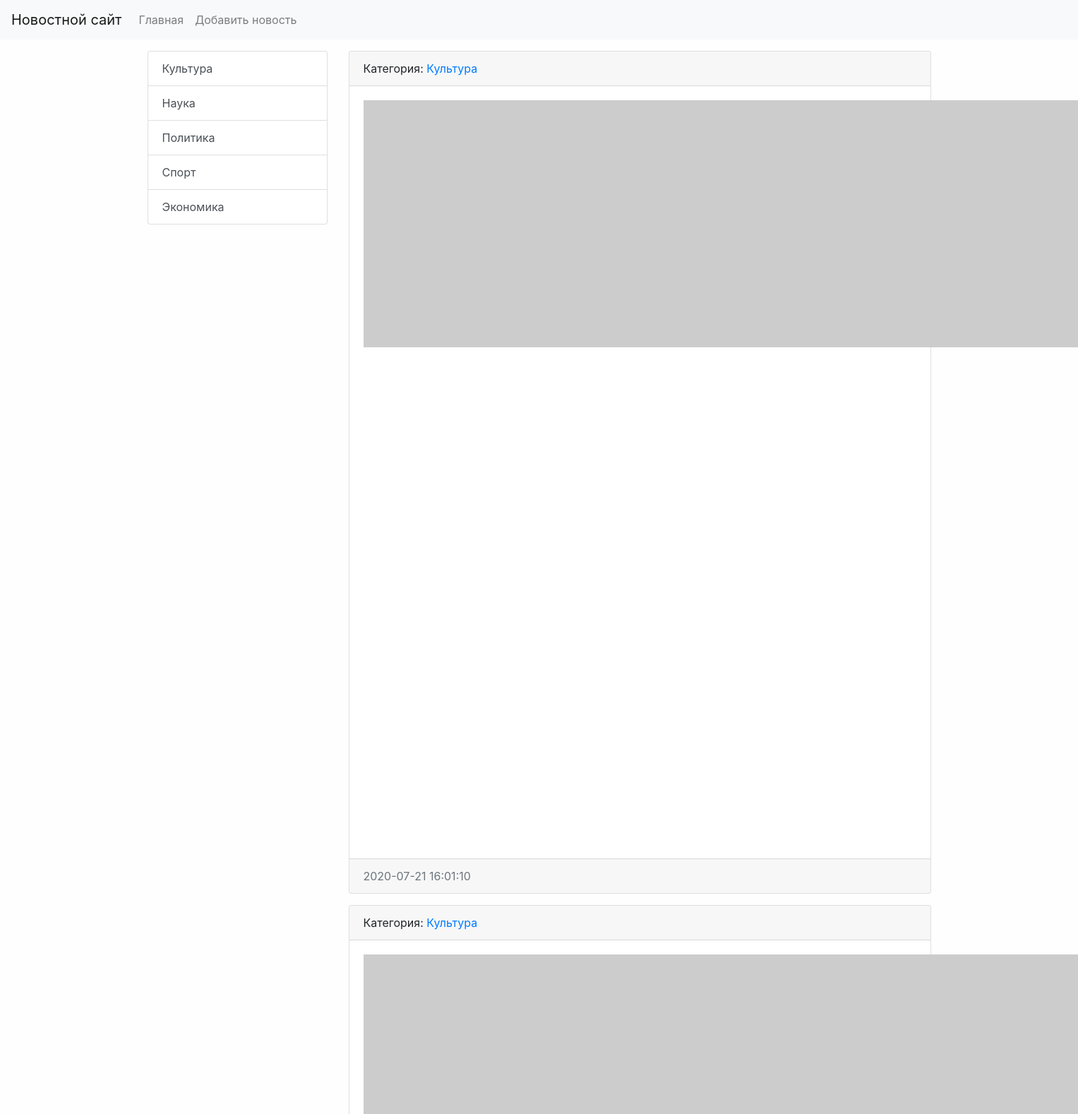
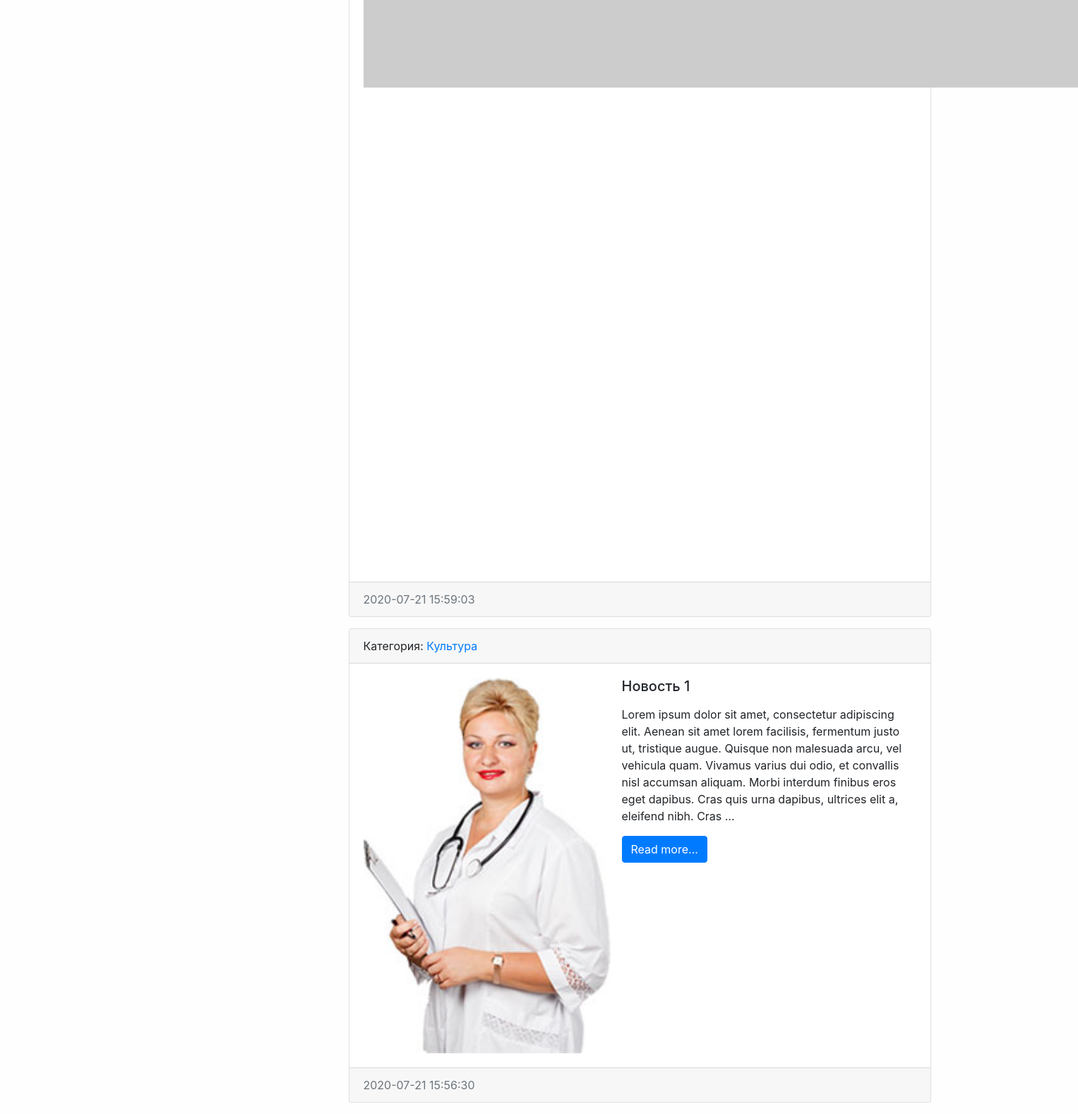
The app's page /category/2/ with its own data (2 pictures, top to bottom).
### news/models.py (models this page shows, shortened)
class Category(models.Model):
    title = models.CharField(max_length=150, db_index=True, verbose_name='Наименование категории')
    def get_absolute_url(self):
        return reverse('category', kwargs={"category_id": self.pk})
    def __str__(self):
        return self.title
    class Meta:
        verbose_name = 'Категория'
        verbose_name_plural = 'Категории'
        ordering = ['title']

class News(models.Model):
    title = models.CharField(max_length=150, verbose_name='Наименование')
    content = models.TextField(blank=True, verbose_name='Контент')
    created_at = models.DateTimeField(auto_now_add=True, verbose_name='Дата публикации')
    updated_at = models.DateTimeField(auto_now=True, verbose_name='Обновлено')
    photo = models.ImageField(upload_to='photos/%Y/%m/%d/', verbose_name='Фото', blank=True)
    is_published = models.BooleanField(default=True, verbose_name='Опубликовано')
    category = models.ForeignKey('Category', on_delete=models.PROTECT, verbose_name='Категория')
    def get_absolute_url(self):
        return reverse('view_news', kwargs={"pk": self.pk})
    class Meta:
        verbose_name = 'Новость'
        verbose_name_plural = 'Новости'
        ordering = ['-created_at']

### news/views.py (the view)
# urls.py: path('category/<int:category_id>/', NewsByCategory.as_view(), name='category'),
class NewsByCategory(ListView):
    model = News
    template_name = 'news/home_news_list.html'
    context_object_name = 'news'
    allow_empty = False
    def get_context_data(self, *, object_list=None, **kwargs):
        context = super().get_context_data(**kwargs)
        context['title'] = Category.objects.get(pk=self.kwargs['category_id'])
        return context
    def get_queryset(self):
        return News.objects.filter(category_id=self.kwargs['category_id'], is_published=True)

### news/templatetags/news_tags.py (called while the page is built)
@register.inclusion_tag('news/list_categories.html')
def show_categories(arg1='Hello', arg2='world'):
    categories = Category.objects.all()
    return {"categories": categories, "arg1": arg1, "arg2": arg2}

### news/templates/news/home_news_list.html (shortened to what this page needs)
{% extends 'base.html' %}
{% block sidebar %}
{% include 'inc/_sidebar.html' %}
{% endblock %}
{% block content %}
{% for item in news %}
<div class="card mb-3">
    <div class="card-header">
        Категория: <a href="{{ item.category.get_absolute_url }}">{{ item.category }}</a>
    </div>
    <div class="card-body">
        <div class="media">
            {% if item.photo %}
            <img src="{{ item.photo.url }}" alt="" width="350" class="mr-3">
            {% else %}
            <img src="https://picsum.photos/id/1060/350/235/?blur=2" alt="" class="mr-3">
            {% endif %}
            <div class="media-body">
                <h5 class="card-title">{{ item.title }}</h5>
                <p class="card-text">{{ item.content|safe|linebreaks|truncatewords:50 }}</p>
                <a href="{{ item.get_absolute_url }}" class="btn btn-primary">Read more...</a>
            </div>
        </div>
    </div>
    <div class="card-footer text-muted">
        {{ item.created_at|date:"Y-m-d H:i:s" }}
    </div>
</div>
{% endfor %}
{% endblock %}

### news/templates/news/list_categories.html
<div class="list-group">
    {% for item in categories %}
    <a href="{{ item.get_absolute_url }}" class="list-group-item list-group-item-action">{{ item.title }}</a>
    {% endfor %}
</div>

### mysite/static/css/style.css (style rules this page uses)
body { background-color: #fefefe; }

### records on screen
Category: title "Культура"
Category: title "Наука"
Category: title "Политика"
Category: title "Спорт"
Category: title "Экономика"
News: category "Культура", created_at "2020-07-21 16:01:10"
News: category "Культура", created_at "2020-07-21 15:59:03"
News: category "Культура", photo (picture), title "Новость 1", content "Lorem ipsum dolor sit amet, consectetur adipiscing elit. Aenean sit amet lorem facilisis, fermentum justo ut, tristique augue. Quisque non malesuada arcu, vel vehicula quam. Vivamus varius dui odio, et convallis nisl accumsan aliquam. Morbi interdum finibus eros eget dapibus. Cras quis urna dapibus, ultrices elit a, eleifend nibh. Cras …", created_at "2020-07-21 15:56:30"
